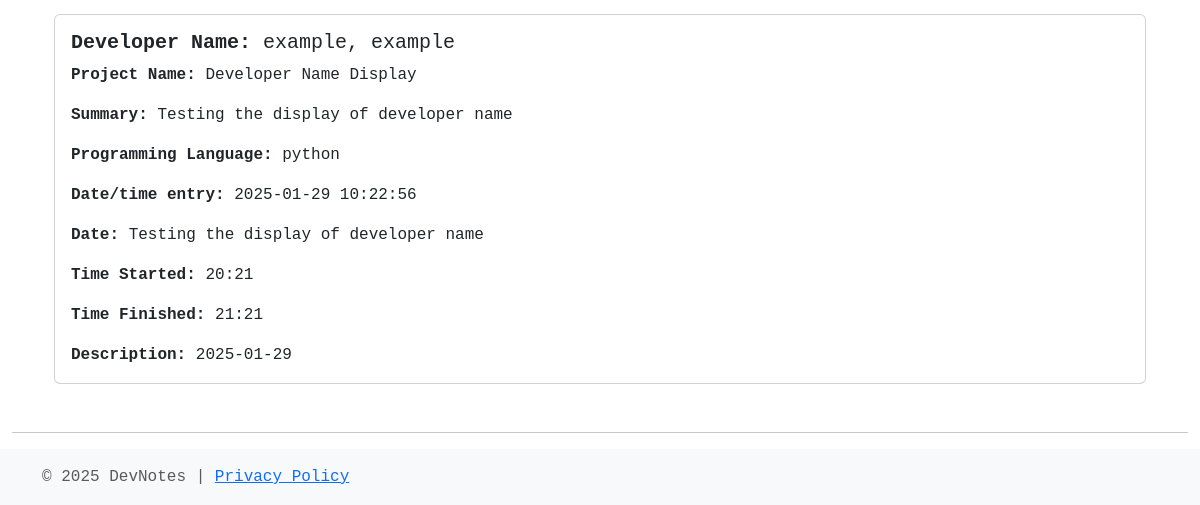
Page /diary (lower part) on the earlier database version.
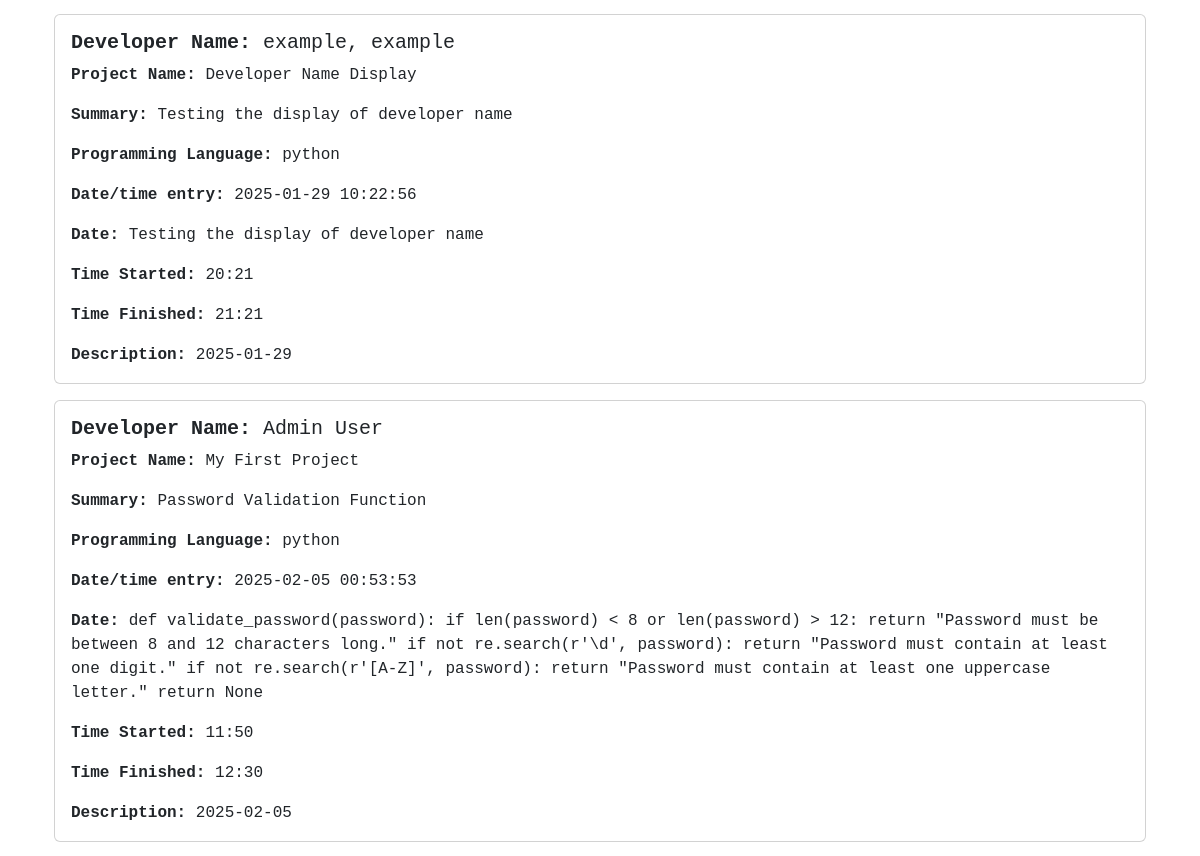
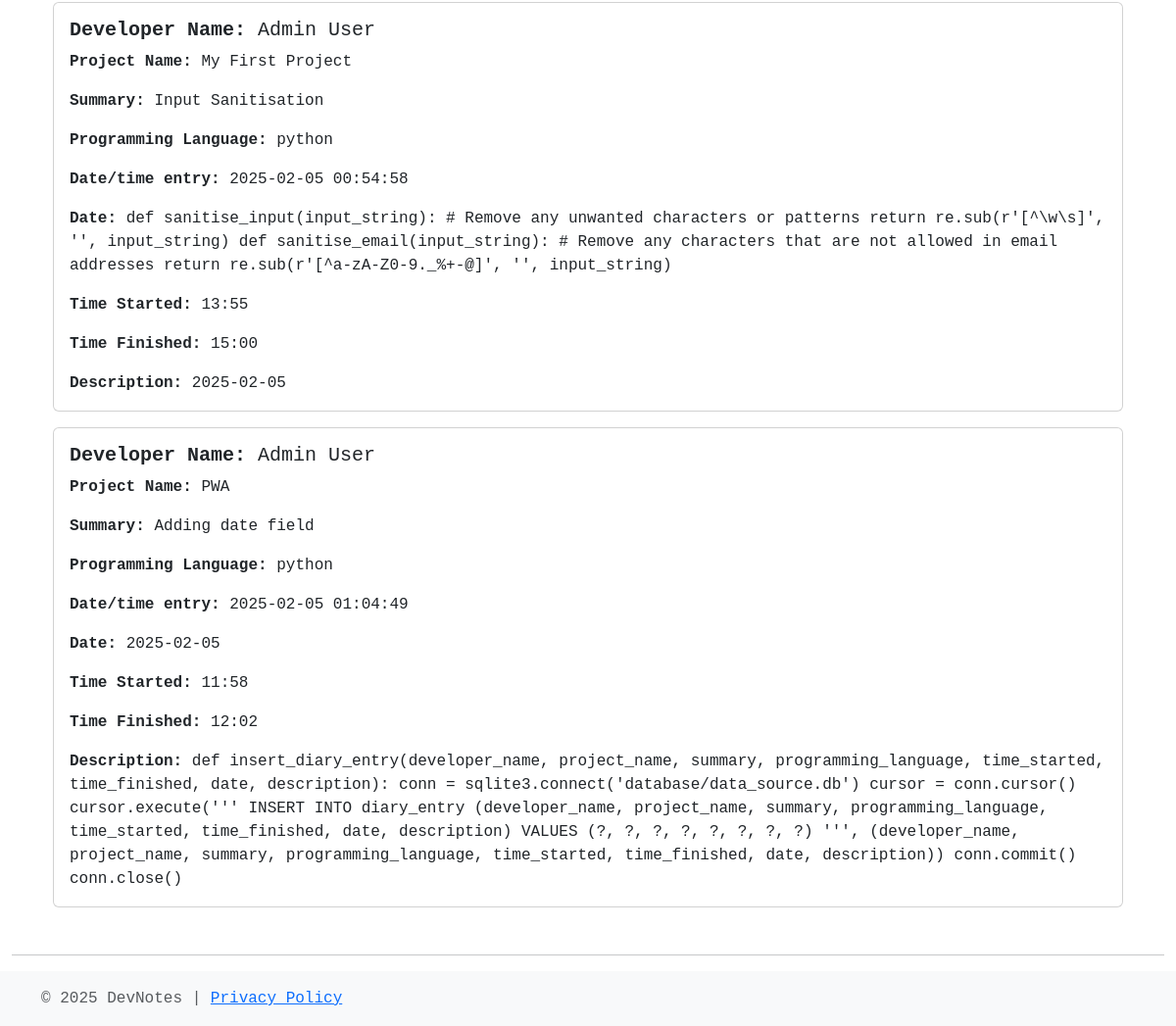
Same page on the later database version (2 pictures, top to bottom).
### tables this page shows
CREATE TABLE diary_entry (
    id INTEGER PRIMARY KEY AUTOINCREMENT,
    project_name TEXT NOT NULL,
    summary TEXT NOT NULL,
    programming_language TEXT NOT NULL,
    time_started TEXT NOT NULL,
    time_finished TEXT NOT NULL,
    description TEXT NOT NULL
, date, developer_name TEXT, entry_timestamp, developer_email TEXT);

### main.py (the view)
@app.route('/diary')
def diary():
    diary_entries = dbHandler.get_all_diary_entries()
    return render_template('diary.html', diary_entries=diary_entries)

### database_manager.py (called while the page is built)
def get_all_diary_entries():
    conn = sqlite3.connect('database/data_source.db')
    cursor = conn.cursor()
    cursor.execute("SELECT * FROM diary_entry")
    entries = cursor.fetchall()
    conn.close()
    return entries

### main.py (called while the page is built)
@app.after_request
def apply_csp(response):
    response.headers['Content-Security-Policy'] = "default-src 'self'; script-src 'self'; style-src 'self';"
    return response

### templates/diary.html (shortened to what this page needs)
{% extends "layout.html" %} {% block title %}Diary Entries{% endblock %} {%
block content %}
<div class="container mt-5 pt-5">
  <div id="entries-container">
    {% for entry in diary_entries %}
    <div class="card mb-3 entry-card">
      <div class="card-body">
        <h5 class="card-title">
          <strong>Developer Name:</strong> {{ entry[8] }}
        </h5>
        <p class="card-text"><strong>Project Name:</strong> {{ entry[1] }}</p>
        <p class="card-text"><strong>Summary:</strong> {{ entry[2] }}</p>
        <p class="card-text">
          <strong>Programming Language:</strong> {{ entry[3] }}
        </p>
        <p class="card-text">
          <strong>Date/time entry:</strong> {{ entry[9] }}
        </p>
        <p class="card-text"><strong>Date:</strong> {{ entry[6] }}</p>
        <p class="card-text"><strong>Time Started:</strong> {{ entry[4] }}</p>
        <p class="card-text"><strong>Time Finished:</strong> {{ entry[5] }}</p>
        <p class="card-text"><strong>Description:</strong> {{ entry[7] }}</p>
      </div>
    </div>
    {% endfor %}
  </div>
</div>
{% endblock %}

### templates/layout.html (shortened to what this page needs)
<!DOCTYPE html>
<html lang="en">
  <head>
    <link
      rel="stylesheet"
      type="text/css"
      href="{{ url_for('static', filename='css/style.css') }}"
    />
    <link
      href="{{ url_for('static', filename='css/bootstrap.min.css') }}"
      rel="stylesheet"
    />
  </head>
  <body>
    <div class="container my-5">{% block content %}{% endblock %}</div>
    {% include "partials/footer.html" %}
  </body>
</html>

### templates/partials/footer.html
<div class="container-fluid">
  <hr />
</div>
<footer class="footer mt-auto py-3 bg-light">
  <div class="container">
    <span class="text-muted">
      &copy; 2025 DevNotes {% if current_route != 'privacy' %} |
      <a href="{{ url_for('privacy') }}">Privacy Policy</a>
      {% endif %}
    </span>
  </div>
</footer>

### static/css/style.css (style rules this page uses)
body { font-family: "Courier Prime", monospace; }
body { font-family: "Roboto Mono", monospace; }
h1, h2, h3, h4, h5, h6 { font-family: "Roboto Mono", monospace; }
p, a, span, div { font-family: "Roboto Mono", monospace; }

Differences in the rows shown:
added diary_entry: developer_name "Admin User", project_name "My First Project", summary "Password Validation Function", programming_language "python", entry_timestamp "2025-02-05 00:53:53", description "def validate_password(password): if len(password) < 8 or len(password) > 12: return \"Password must be between 8 and 12 characters long.\" if not re.search(r'\\d', password): return \"Password must contain at least one digit.\" if not re.search(r'[A-Z]', password): return \"Password must contain at least one uppercase letter.\" return None", time_started "11:50", time_finished "12:30", date "2025-02-05"
added diary_entry: developer_name "Admin User", project_name "My First Project", summary "Input Sanitisation", programming_language "python", entry_timestamp "2025-02-05 00:54:58", description "def sanitise_input(input_string): # Remove any unwanted characters or patterns return re.sub(r'[^\\w\\s]', '', input_string) def sanitise_email(input_string): # Remove any characters that are not allowed in email addresses return re.sub(r'[^a-zA-Z0-9._%+-@]', '', input_string)", time_started "13:55", time_finished "15:00", date "2025-02-05"
added diary_entry: developer_name "Admin User", project_name "PWA", summary "Adding date field", programming_language "python", entry_timestamp "2025-02-05 01:04:49", description "2025-02-05", time_started "11:58", time_finished "12:02", date "def insert_diary_entry(developer_name, project_name, summary, programming_language, time_started, time_finished, date, description): conn = sqlite3.connect('database/data_source.db') cursor = conn.cursor() cursor.execute(''' INSERT INTO diary_entry (developer_name, project_name, summary, programming_language, time_started, time_finished, date, description) VALUES (?, ?, ?, ?, ?, ?, ?, ?) ''', (developer_name, project_name, summary, programming_language, time_started, time_finished, date, description)) conn.commit() conn.close()"
